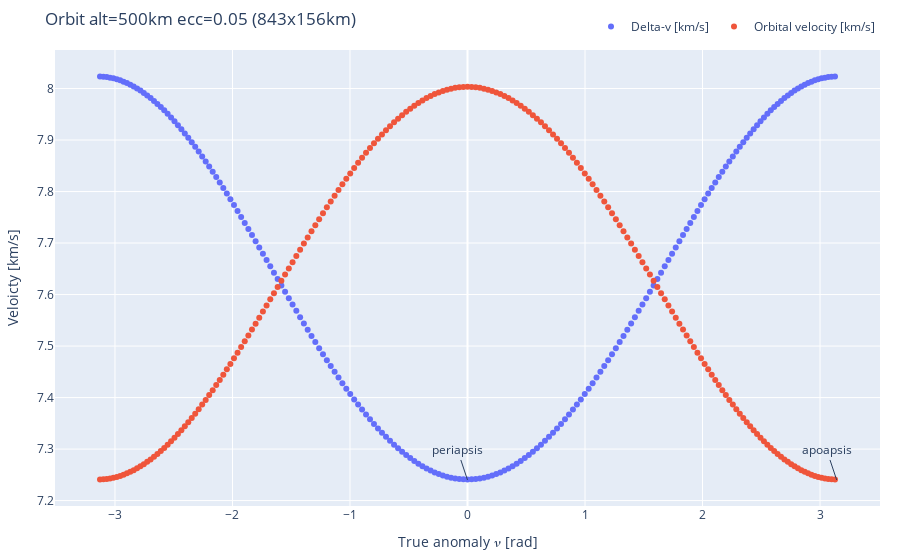

Write notebook code for a chart like this one.
### Code cell
# Generate chart for the whole orbit (nu = -pi..pi)

import plotly.express as px
import plotly.graph_objs as go
import numpy as np

# y - blue - orbital velocity [km/s]
# y2 - red - delta-v cost for inclination change [km/s]

# Note the lowest cost is when the object passes lines of apides (i.e. in the middle between apoapsis and periapsis)

nu_tbl = []
v_tbl = []
dv_tbl = []
r_tbl = []
for v,t,nu,argp, dv, r in vel:
    nu_tbl.append(nu.value)
    v_tbl.append(v.value)
    dv_tbl.append(dv.value)
    r_tbl.append(r.value)


fig = go.Figure()
fig.add_trace(go.Scatter(x = nu_tbl, y = dv_tbl, mode="markers", name="Delta-v [km/s]"))
fig.add_trace(go.Scatter(x = nu_tbl, y = v_tbl, mode="markers", name="Orbital velocity [km/s]"))


#fig.add_trace(go.Scatter(x = nu_tbl, y = r_tbl, mode="markers", name="distance [km]"))

# Update legend to show at the top
fig.update_layout(legend=dict(orientation="h", yanchor="bottom", y=1.02, xanchor="right", x=1), 
                  xaxis_title="True anomaly 𝜈 [rad]", yaxis_title="Veloicty [km/s]", title="Orbit alt=500km ecc=0.05 (843x156km)",
                  margin=dict(l=20, r=20, t=20, b=20))

fig.add_annotation(x=0, y=7.24, text="periapsis")
fig.add_annotation(x=pi, y=7.24, text="apoapsis")

fig.show()

### Figure 1 — Plotly figure (JSON) as saved in the notebook; plotly's stock layout.template omitted (floating-point values rounded to 4 significant figures; data arrays with more than 128 entries replaced by an {"elided": "..."} marker saying what was removed)
{"data": [{"mode": "markers", "name": "Delta-v [km/s]", "type": "scatter", "x": {"elided": "199 float values"}, "y": {"elided": "199 float values"}}, {"mode": "markers", "name": "Orbital velocity [km/s]", "type": "scatter", "x": {"elided": "199 float values"}, "y": {"elided": "199 float values"}}], "layout": {"annotations": [{"text": "periapsis", "x": 0, "y": 7.24}, {"text": "apoapsis", "x": 3.142, "y": 7.24}], "legend": {"orientation": "h", "x": 1, "xanchor": "right", "y": 1.02, "yanchor": "bottom"}, "margin": {"b": 20, "l": 20, "r": 20, "t": 20}, "title": {"text": "Orbit alt=500km ecc=0.05 (843x156km)"}, "xaxis": {"title": {"text": "True anomaly 𝜈 [rad]"}}, "yaxis": {"title": {"text": "Veloicty [km/s]"}}}}
